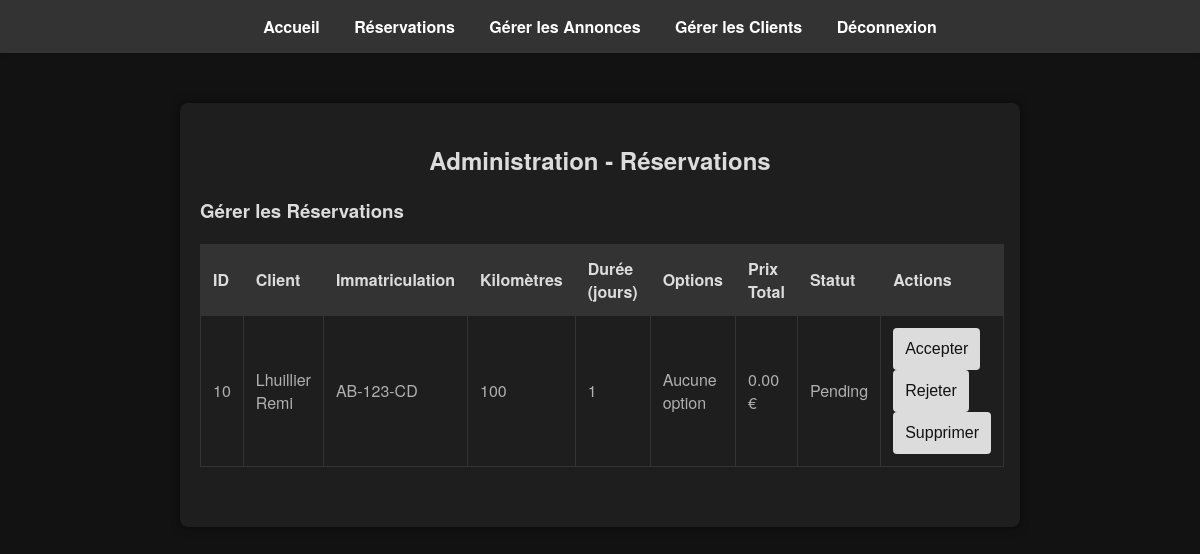
The page /admin.php (signed in) on the database its author committed.
### tables this page shows
CREATE TABLE `reservations` (
  `id` int(11) NOT NULL,
  `id_client` int(11) DEFAULT NULL,
  `immatriculation` varchar(16) DEFAULT NULL,
  `kilometres` int(11) DEFAULT NULL,
  `days` int(11) NOT NULL,
  `total_price` decimal(10,2) NOT NULL,
  `status` enum('pending','accepted','rejected') DEFAULT 'pending'
);

CREATE TABLE `clients` (
  `id_client` int(11) NOT NULL,
  `id_type_client` int(11) NOT NULL,
  `nom` varchar(100) NOT NULL,
  `prenom` varchar(100) NOT NULL,
  `adresse` varchar(256) NOT NULL,
  `email` varchar(100) NOT NULL,
  `password` varchar(255) NOT NULL,
  `is_admin` tinyint(1) NOT NULL DEFAULT 0
);

### admin.php (the view, shortened to what this page needs)
<?php
$servername = "localhost";
$username = "root";
$password = "";
$dbname = "locauto";
$conn = new mysqli($servername, $username, $password, $dbname);
$sql_reservations = "SELECT r.id, r.immatriculation, r.kilometres, r.days, r.total_price, r.status, c.nom, c.prenom
                     FROM reservations r
                     JOIN clients c ON r.id_client = c.id_client";
$result_reservations = $conn->query($sql_reservations);
?>
<!DOCTYPE html>
<html lang="fr">
<head>
    <link rel="stylesheet" href="CSS/styles.css">
</head>
<body>
<header>
    <nav>
        <ul>
            <li><a href="index.php">Accueil</a></li>
            <li><a href="admin.php">Réservations</a></li>
            <li><a href="admin_annonces.php">Gérer les Annonces</a></li>
            <li><a href="admin_clients.php">Gérer les Clients</a></li>
            <li><a href="logout.php">Déconnexion</a></li>
        </ul>
    </nav>
</header>
    <div class="admin-container">
        <h2>Administration - Réservations</h2>
        <div class="form-section">
            <h3>Gérer les Réservations</h3>
            <table>
                <thead>
                    <tr>
                        <th>ID</th>
                        <th>Client</th>
                        <th>Immatriculation</th>
                        <th>Kilomètres</th>
                        <th>Durée (jours)</th>
                        <th>Options</th>
                        <th>Prix Total</th>
                        <th>Statut</th>
                        <th>Actions</th>
                    </tr>
                </thead>
                <tbody>
                    <?php if ($result_reservations->num_rows > 0): ?>
                        <?php while($row = $result_reservations->fetch_assoc()): ?>
                            <tr>
                                <td><?php echo $row['id']; ?></td>
                                <td><?php echo $row['nom'] . " " . $row['prenom']; ?></td>
                                <td><?php echo $row['immatriculation']; ?></td>
                                <td><?php echo $row['kilometres']; ?></td>
                                <td><?php echo $row['days']; ?></td>
                                <td>
                                    <?php
                                    $reservation_id = $row['id'];
                                    $sql_options = "SELECT o.option, o.prix FROM reservation_options ro
                                                    JOIN options o ON ro.option_id = o.id_option
                                                    WHERE ro.reservation_id = '$reservation_id'";
                                    $result_options = $conn->query($sql_options);
                                    if ($result_options->num_rows > 0) {
                                        while ($option = $result_options->fetch_assoc()) {
                                            echo $option['option'] . " (+".$option['prix']." €)<br>";
                                        }
                                    } else {
                                        echo "Aucune option";
                                    }
                                    ?>
                                </td>
                                <td><?php echo $row['total_price']; ?> €</td>
                                <td><?php echo ucfirst($row['status']); ?></td>
                                <td>
                                    <?php if ($row['status'] == 'pending'): ?>
                                        <form action="admin.php" method="POST" style="display:inline;">
                                            <button type="submit" name="update_reservation_status">Accepter</button>
                                        </form>
                                        <form action="admin.php" method="POST" style="display:inline;">
                                            <button type="submit" name="update_reservation_status">Rejeter</button>
                                        </form>
                                    <?php endif; ?>
                                    <form action="admin.php" method="POST" style="display:inline;">
                                        <button type="submit" name="delete_reservation">Supprimer</button>
                                    </form>
                                </td>
                            </tr>
                        <?php endwhile; ?>
                    <?php else: ?>
                        <tr>
                            <td colspan="9">Aucune réservation trouvée.</td>
                        </tr>
                    <?php endif; ?>
                </tbody>
            </table>
        </div>
    </div>
</body>
</html>

### CSS/styles.css (style rules this page uses)
body { font-family: 'Helvetica Neue', Arial, sans-serif; margin: 0; padding: 0; background-color: #121212; color: #ffffff; }
header { background-color: #333; color: white; padding: 15px 0; box-shadow: 0 2px 4px rgba(0, 0, 0, 0.1); }
header nav ul { list-style: none; padding: 0; text-align: center; margin: 0; }
header nav ul li { display: inline; margin: 0 15px; position: relative; }
header nav ul li a { color: white; text-decoration: none; font-weight: bold; font-size: 16px; }
.admin-container { max-width: 800px; margin: 50px auto; padding: 20px; background-color: #1e1e1e; border-radius: 8px; box-shadow: 0 0 10px rgba(0, 0, 0, 0.5); }
.admin-container h2 { text-align: center; margin-bottom: 20px; color: #dcdcdc; }
.form-section { margin-bottom: 40px; }
.form-section h3 { margin-bottom: 20px; color: #dcdcdc; }
.form-section form { display: flex; flex-direction: column; }
.form-section button { padding: 12px; background-color: #dcdcdc; color: #121212; border: none; border-radius: 4px; cursor: pointer; font-size: 16px; transition: background-color 0.3s ease; }
table { width: 100%; border-collapse: collapse; margin-bottom: 20px; }
table th, table td { border: 1px solid #333; padding: 12px; text-align: left; color: #b0b0b0; }
table th { background-color: #333; color: #dcdcdc; font-weight: bold; }
table td form { display: inline; }
table td button { padding: 8px 12px; background-color: #dcdcdc; color: #121212; border: none; border-radius: 4px; cursor: pointer; font-size: 14px; transition: background-color 0.3s ease; }

### rows shown on the page
reservations: id "10", id_client.nom "Lhuillier", id_client.prenom "Remi", immatriculation "AB-123-CD", kilometres "100", days "1", total_price "0.00", status "Pending"
